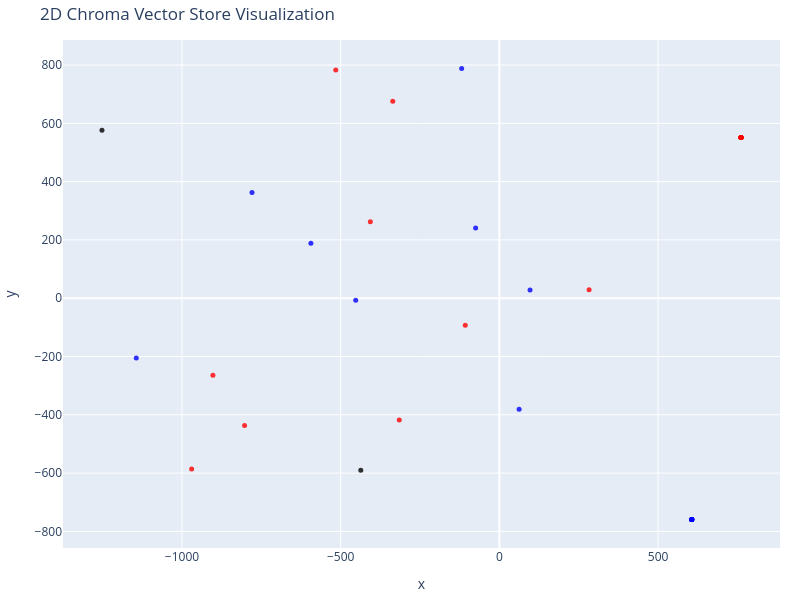

This figure's notebook cell:
### Code cell
# Нам, людям, проще визуализировать объекты в 2D!
# Уменьшите размерность векторов до 2D, используя t-SNE
# (t-распределенное стохастическое вложение соседей)

tsne = TSNE(n_components=2, random_state=42, perplexity=5)
reduced_vectors = tsne.fit_transform(vectors)

# Create the 2D scatter plot
fig = go.Figure(data=[go.Scatter(
    x=reduced_vectors[:, 0],
    y=reduced_vectors[:, 1],
    mode='markers',
    marker=dict(size=5, color=colors, opacity=0.8),
    text=[f"Type: {t}<br>Text: {d[:100]}..." for t, d in zip(doc_types, documents)],
    hoverinfo='text'
)])

fig.update_layout(
    title='2D Chroma Vector Store Visualization',
    xaxis_title='x',
    yaxis_title='y',
    width=800,
    height=600,
    margin=dict(r=20, b=10, l=10, t=40)
)

fig.show()

### Figure 1 — Plotly figure (JSON) as saved in the notebook; plotly's stock layout.template omitted (floating-point values rounded to 4 significant figures)
{"data": [{"hoverinfo": "text", "marker": {"color": ["blue", "blue", "blue", "blue", "blue", "red", "red", "red", "red", "red", "red", "red", "red", "red", "red", "red", "red", "red", "red", "blue", "blue", "red", "red", "blue", "blue", "blue", "blue", "blue", "blue", "red", "red", "blue", "blue", "black", "black"], "opacity": 0.8, "size": 5}, "mode": "markers", "text": ["Type: up<br>Text: ---\nnext_bar: up\n---\n\n- Китай активно продвигает юань, пока доллар теряет влияние\n- Доллар пытается ...", "Type: up<br>Text: ---\nnext_bar: up\n---...", "Type: up<br>Text: - Доллар достиг 3-летнего минимума на фоне конфликта Трампа и Пауэлла\n- ИИ готов убить человека при ...", "Type: up<br>Text: ---\nnext_bar: up\n---...", "Type: up<br>Text: - Lindsay в третьем квартале 2025 года превзошла ожидания с сильным ростом выручки\n- Reed's Inc на к...", "Type: down<br>Text: ---\nnext_bar: down\n---...", "Type: down<br>Text: - Трамп анонсирует сделку по правам на полезные ископаемые с Конго\n- Фьючерсы на природный газ подор...", "Type: down<br>Text: ---\nnext_bar: down\n---...", "Type: down<br>Text: - Акции BridgeBio растут после сделки по роялти на $300 млн за продажи акорамидиса в Европе\n- Bernst...", "Type: down<br>Text: ---\nnext_bar: down\n---...", "Type: down<br>Text: - EHang заключает партнерство с Reignwood Aviation для расширения операций eVTOL\n- Прогноз Hershey и...", "Type: down<br>Text: ---\nnext_bar: down\n---...", "Type: down<br>Text: - Акции Te Connectivity достигли исторического максимума в $172,31\n- Landsbankinn принимает заявки н...", "Type: down<br>Text: ---\nnext_bar: down\n---...", "Type: down<br>Text: - Eutelsat Communications публикует полугодовые результаты контракта на поддержание ликвидности\n- At...", "Type: down<br>Text: ---\nnext_bar: down\n---...", "Type: down<br>Text: - Рынок акций  Финляндии закрылся падением, OMX Helsinki 25 снизился на 0,49%\n- Рынок акций  Бельгии...", "Type: down<br>Text: ---\nnext_bar: down\n---...", "Type: down<br>Text: - Saba Capital продает акции Blackrock California (BFZ) на сумму $368 704\n- Bosch Group продает 3,3%...", "Type: up<br>Text: ---\nnext_bar: up\n---...", "Type: up<br>Text: - Акции Progyny растут после подтверждения рейтинга \"Покупать\" от BTIG на фоне благоприятных перспек...", "Type: down<br>Text: ---\nnext_bar: down\n---...", "Type: down<br>Text: - Акции Bel Fuse B достигли исторического максимума в $101,76\n- TotalEnergies присоединяется к PJM I...", "Type: up<br>Text: ---\nnext_bar: up\n---...", "Type: up<br>Text: - Deutsche Bank повысил целевую цену акций Avis Budget Group до $196 с $130\n- Tesla растет на фоне р...", "Type: up<br>Text: ---\nnext_bar: up\n---...", "Type: up<br>Text: - FTSE 100 сегодня: индекс снижается, фунт падает до $1,35, данные ВВП разочаровывают\n- Рынок акций ...", "Type: up<br>Text: ---\nnext_bar: up\n---...", "Type: up<br>Text: - Пентагон заключил контракт с Anthropic на разработку ИИ для национальной безопасности на сумму $20...", "Type: down<br>Text: ---\nnext_bar: down\n---...", "Type: down<br>Text: - Компании полупроводникового сектора превзойдут прогнозы по прибыли, считает Oppenheimer\n- Barrick ...", "Type: up<br>Text: ---\nnext_bar: up\n---...", "Type: up<br>Text: - KeyBanc повысил целевую цену акций MasTec до $196 с $171\n- KeyBanc повышает целевую цену акций Dyc...", "Type: current<br>Text: ---\nnext_bar: current\n---...", "Type: current<br>Text: - Jefferies понижает рейтинг Clarivate до \"Держать\", предупреждая о замедлении роста\n- Акции Norther..."], "type": "scatter", "x": [-779.2, 606.1, -593.8, 606.1, 62.2, 761.3, -107.4, 761.3, -902.4, 761.3, -335.9, 761.3, -802.6, 761.3, -406.5, 761.3, 282.6, 761.3, -515.4, 606.1, -452.6, 761.3, -969.4, 606.1, -1144.0, 606.1, 96.61, 606.1, -74.84, 761.3, -315.4, 606.1, -118.8, -1252.0, -436.5], "y": [363.0, -759.1, 188.9, -759.1, -380.7, 551.9, -92.42, 551.9, -264.1, 551.9, 675.6, 551.9, -436.9, 551.9, 262.8, 551.9, 28.77, 551.9, 782.7, -759.1, -7.0, 551.9, -586.1, -759.1, -205.0, -759.1, 28.1, -759.1, 240.7, 551.9, -418.0, -759.1, 788.1, 576.5, -590.5]}], "layout": {"height": 600, "margin": {"b": 10, "l": 10, "r": 20, "t": 40}, "title": {"text": "2D Chroma Vector Store Visualization"}, "width": 800, "xaxis": {"title": {"text": "x"}}, "yaxis": {"title": {"text": "y"}}}}
